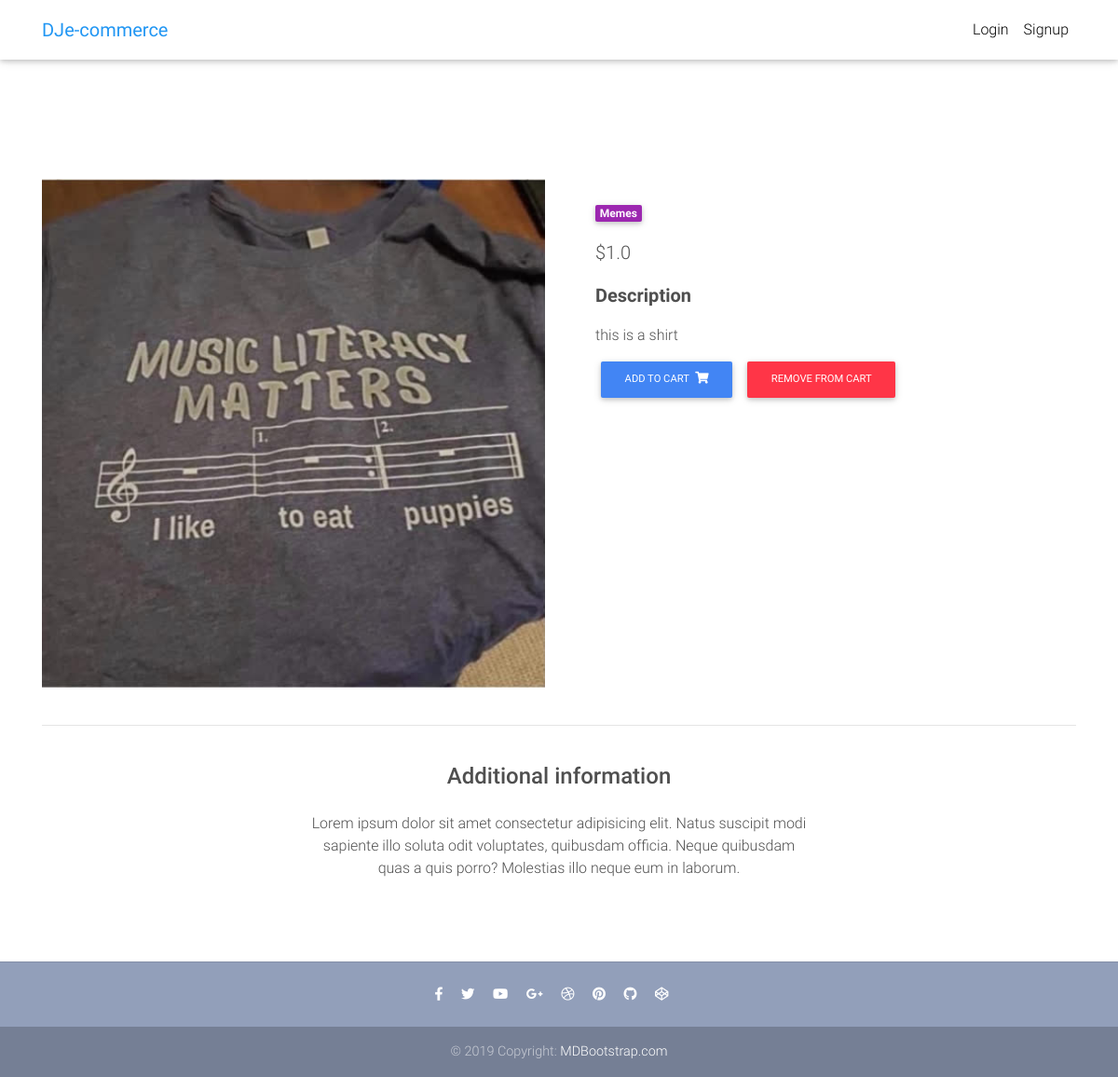
The page /product/shirt/ on the database its author committed.
### core/models.py (models this page shows, shortened)
class Item(models.Model):
    title = models.CharField(max_length=100)
    price = models.FloatField()
    discount_price = models.FloatField(blank=True, null=True)
    category = models.CharField(max_length=100)
    label = models.CharField(choices=LABEL_CHOICES, max_length=1)
    slug = models.SlugField()
    description = models.TextField()
    image = models.ImageField()
    def get_add_to_cart_url(self):
        return reverse("core:add-to-cart", kwargs={
            'slug': self.slug
        })
    def get_remove_from_cart_url(self):
        return reverse("core:remove-from-cart", kwargs={
            'slug': self.slug
        })

### core/views.py (the view)
# urls.py: path('product/<slug>/', ItemDetailView.as_view(), name='product'),
class ItemDetailView(DetailView):
    model = Item
    template_name = "product.html"

### templates/product.html (shortened to what this page needs)
{% extends "base.html" %}
{% block content %}
  <main class="mt-5 pt-4">
    <div class="container dark-grey-text mt-5">
      <div class="row wow fadeIn">
        <div class="col-md-6 mb-4">
          <img src="/static/img/{{ object.image }}" class="img-fluid" alt="">
        </div>
        <div class="col-md-6 mb-4">
          <div class="p-4">
            <div class="mb-3">
              <a href="">
                <span class="badge purple mr-1">{{ object.category }}</span>
              </a>
            </div>
            <p class="lead">
              {% if object.discount_price %}
              <span class="mr-1">
                <del>${{ object.price }}</del>
              </span>
              <span>${{ object.discount_price }}</span>
              {% else %}
              <span>${{ object.price }}</span>
              {% endif %}
            </p>
            <p class="lead font-weight-bold">Description</p>
            <p>{{ object.description }}</p>
            <a href="{{ object.get_add_to_cart_url }}" class="btn btn-primary btn-md my-0 p">
              Add to cart
              <i class="fas fa-shopping-cart ml-1"></i>
            </a>
            <a href="{{ object.get_remove_from_cart_url }}" class="btn btn-danger btn-md my-0 p">
              Remove from cart
            </a>
          </div>
        </div>
      </div>
      <hr>
      <div class="row d-flex justify-content-center wow fadeIn">
        <div class="col-md-6 text-center">
          <h4 class="my-4 h4">Additional information</h4>
          <p>Lorem ipsum dolor sit amet consectetur adipisicing elit. Natus suscipit modi sapiente illo soluta odit
            voluptates,
            quibusdam officia. Neque quibusdam quas a quis porro? Molestias illo neque eum in laborum.</p>
        </div>
      </div>
      <div class="row wow fadeIn">
        <div class="col-lg-4 col-md-12 mb-4">
        </div>
        <div class="col-lg-4 col-md-6 mb-4">
        </div>
        <div class="col-lg-4 col-md-6 mb-4">
        </div>
      </div>
    </div>
  </main>
{% endblock content %}

### templates/base.html (style rules this page uses)
html, body, header, .carousel { height: 60vh; }

### rows shown on the page
Item: image (picture), category "Memes", price "1.0", description "this is a shirt"
